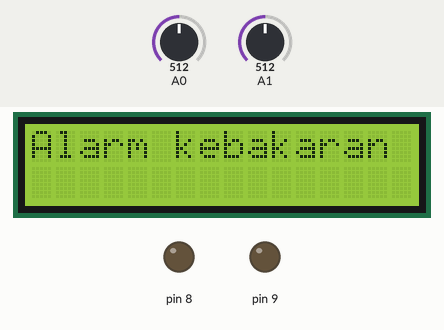
A sketch run on a simulated Arduino Uno, built with avr-gcc and run on an emulated ATmega328P. Parts: 16×2 character LCD, output pins drawn as LEDs (lit = HIGH). The test bench sets the inputs (shaded band); at power-on: A0 = 512, A1 = 512.

Above: at 0.1 s.
At 4.8 s:
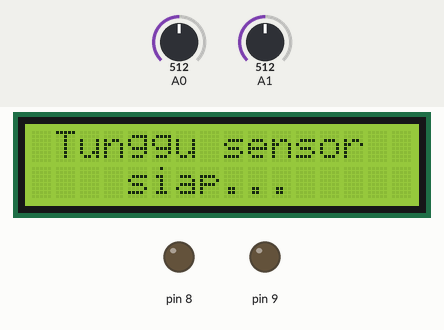
4.9 s: A0 set to 314
6.4 s: A0 set to 292
At 7.4 s:
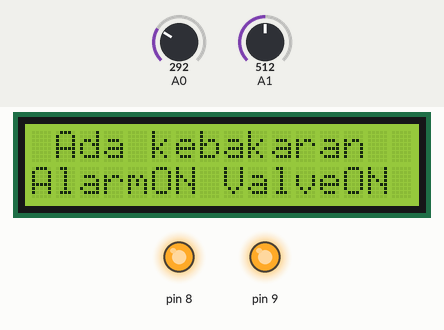
Timing chart, 0 to 9.4 s (numbered marks = the images above; inputs shaded):
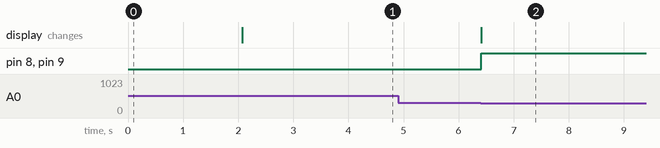

The sketch:

Alarm_Kebakaran_dg_sensor_Api_dan_Asap.ino
```cpp
/*
Program : Alarm Kebakaran dengan sensor Api dan Asap
Input   : Sensor MQ-2, Sensor Flame
Output  : LCD 2x16, 2 Relay
*/

#include <LiquidCrystal.h>
LiquidCrystal lcd(2, 3, 4, 5, 6, 7);

float MQ2;
float sensorApi;
int adc;
byte kedip;
byte keluar;

void setup(){
  pinMode(8,OUTPUT);
  digitalWrite(8,LOW);
  pinMode(9,OUTPUT);
  digitalWrite(9,LOW);
  lcd.begin(16, 2);
  lcd.print("Alarm kebakaran ");
  delay(2000);
  lcd.clear();
  lcd.print(" Tunggu sensor");
  lcd.setCursor(0, 1);
  lcd.print("    siap...");
  delay(2000);
  do{
    adc=(analogRead(A0));
    MQ2 = adc * (5.0 / 1023.0);
  }
  while(MQ2 > 1.5);
  lcd.clear();
}

void loop(){
  adc=(analogRead(A0));
  MQ2 = adc * (5.0 / 1023.0);
  adc=(analogRead(A1));
  sensorApi = adc * (5.0 / 1023.0);
  lcd.setCursor(0,0);
  lcd.print("Api :");
  lcd.print(sensorApi);
  lcd.print(" ");
  lcd.setCursor(0,1);
  lcd.print("Asap:");
  lcd.print(MQ2);
  lcd.print("    ");
  if (MQ2 > 1.2 || sensorApi<3){
    lcd.setCursor(0,0);
    lcd.print(" Ada kebakaran");
    lcd.setCursor(0,1);
    lcd.print("AlarmON ValveON");
    digitalWrite(8,HIGH);
    digitalWrite(9,HIGH);
    delay(1000);
    keluar=1;
    do{
      adc=(analogRead(A0));
      MQ2 = adc * (5.0 / 1023.0);
      adc=(analogRead(A1));
      sensorApi = adc * (5.0 / 1023.0);
      if(sensorApi>4 && MQ2<1)keluar=0;
    }
    while(keluar);
    digitalWrite(8,LOW);
    digitalWrite(9,LOW);
    lcd.clear();
  }
  delay(100);
}
```

Measured:
- the behaviour switches between 307 and 306 on A0 (found by bisection; images 1 and 2)
- after the input at 4.9 s, every drawn part: stays the same
- after the input at 6.4 s, pin 8, pin 9: LOW → HIGH at once; the display: changes at once (image 2)
